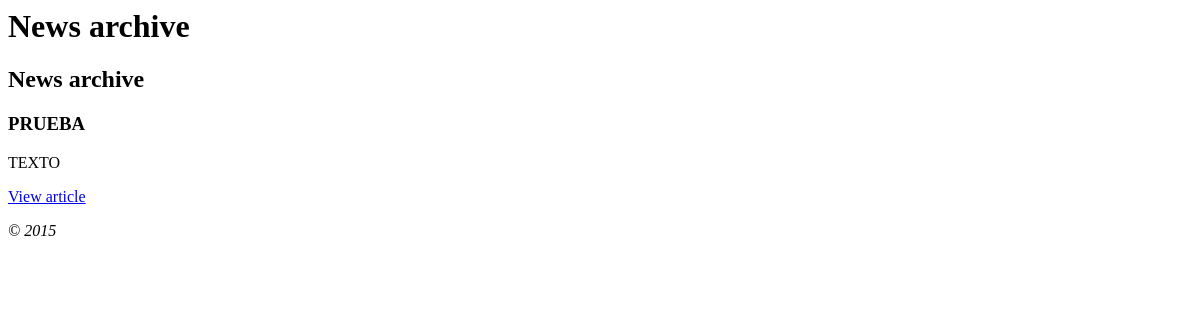
Before: /index.php/news with the older database file.
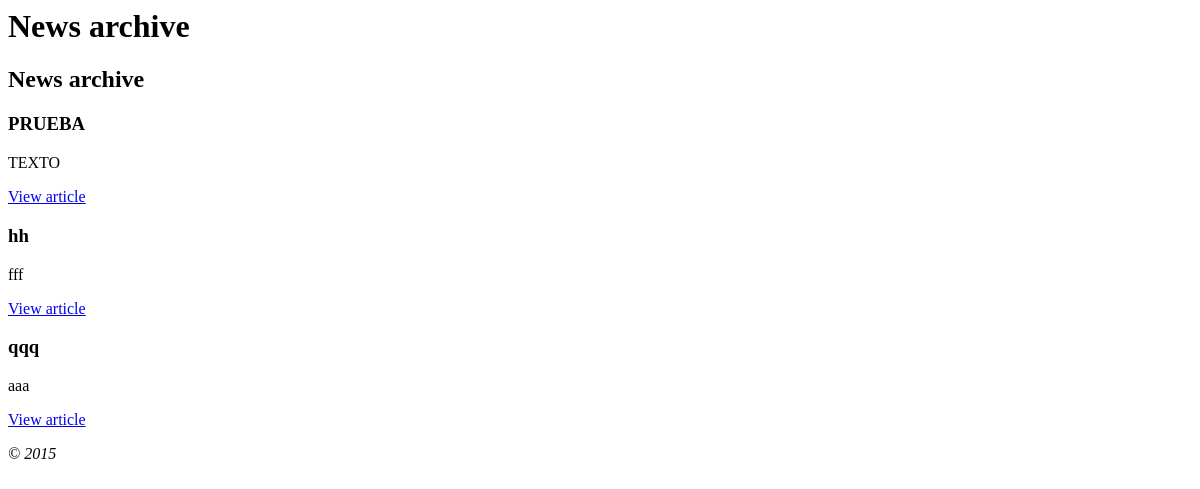
After: the same page with the newer database file.
### tables this page shows
CREATE TABLE news ( 
        id INTEGER PRIMARY KEY AUTOINCREMENT NOT NULL, 
        title nvarchar(128) NOT NULL, 
        slug nvarchar(128) NOT NULL, 
        text text nvarchar(250) NOT NULL         
);

### application/controllers/News.php (called while the page is built, shortened)
<?php
class News extends CI_Controller {
        public function __construct()
        {
                $this->load->model('news_model');
                $this->load->helper('url_helper');
        }
        public function index()
        {
                $data['news'] = $this->news_model->get_news();
                $data['title'] = 'News archive';
                $this->load->view('templates/header', $data);
                $this->load->view('news/index', $data);
                $this->load->view('templates/footer');
        }
}

### index.php (called while the page is built, shortened)
<?php
require_once BASEPATH.'core/CodeIgniter.php';

### application/models/News_model.php (called while the page is built, shortened)
<?php
class News_model extends CI_Model {
        public function get_news($slug = FALSE)
        {
                if ($slug === FALSE)
                {
                        $query = $this->db->get('news');
                        return $query->result_array();
                }
                $query = $this->db->get_where('news', array('slug' => $slug));
                return $query->row_array();
        }
}

### application/views/news/index.php (the view)
<h2><?php echo $title; ?></h2>
<?php foreach ($news as $news_item): ?>
        <h3><?php echo $news_item['title']; ?></h3>
        <div class="main">
                <?php echo $news_item['text']; ?>
        </div>
        <p><a href="<?php echo site_url('news/'.$news_item['slug']); ?>">View article</a></p>
<?php endforeach; ?>

### application/views/templates/header.php (shortened to what this page needs)
<html>
        <head>
        </head>
        <body>
                <h1><?php echo $title; ?></h1>

### application/views/templates/footer.php
<em>&copy; 2015</em>
        </body>
</html>

Changed rows visible on the page:
added news: title "hh", text "fff"
added news: title "qqq", text "aaa"
